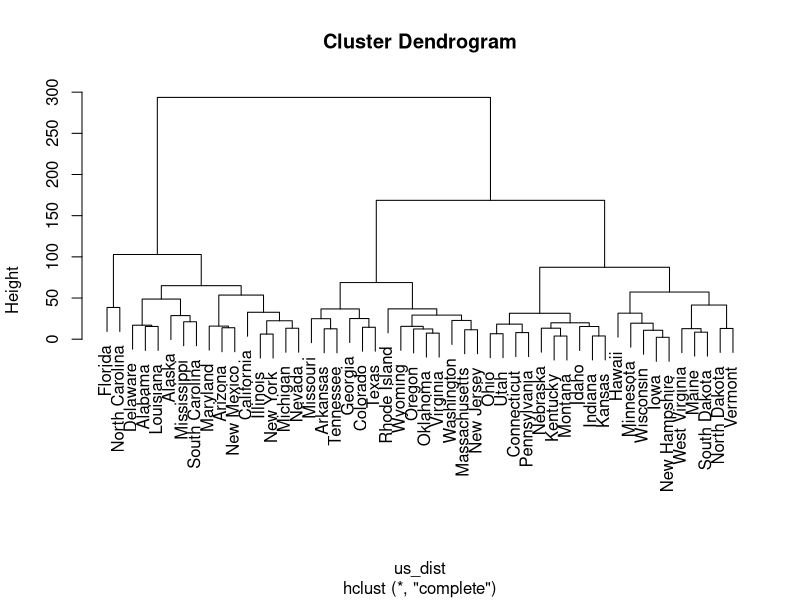
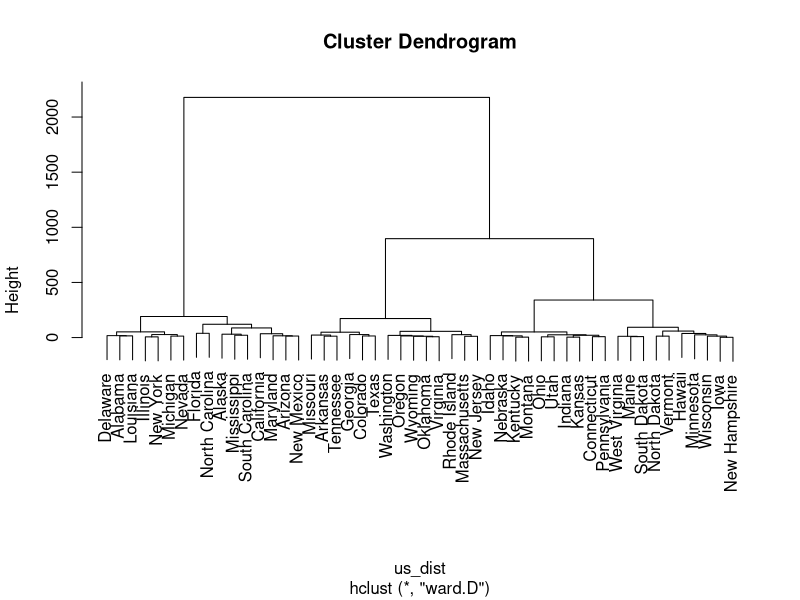
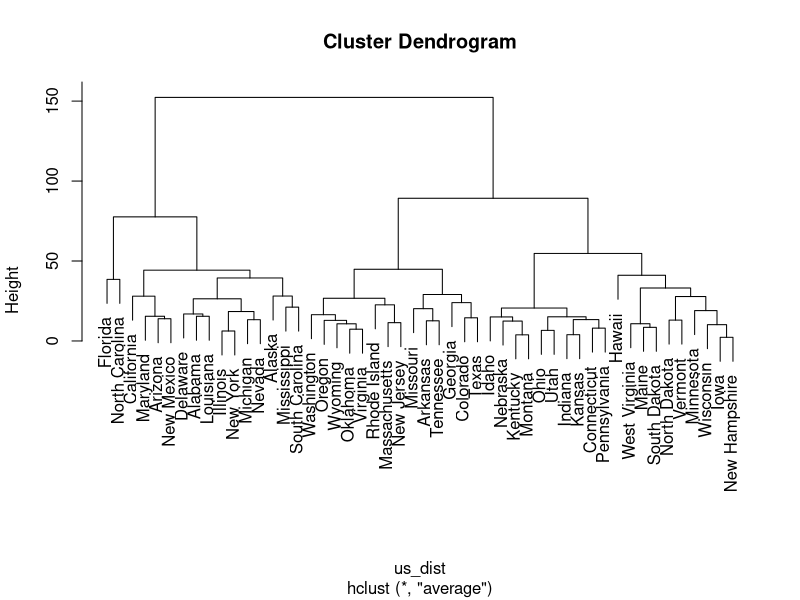
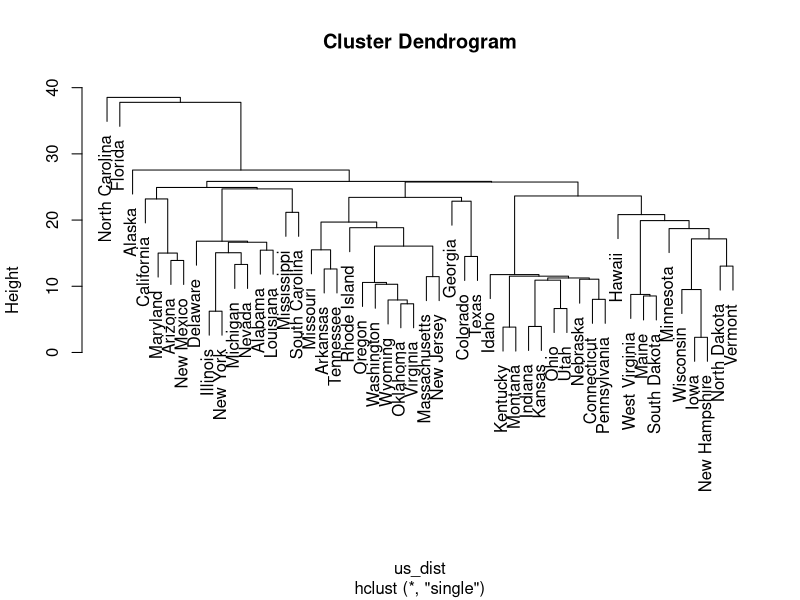
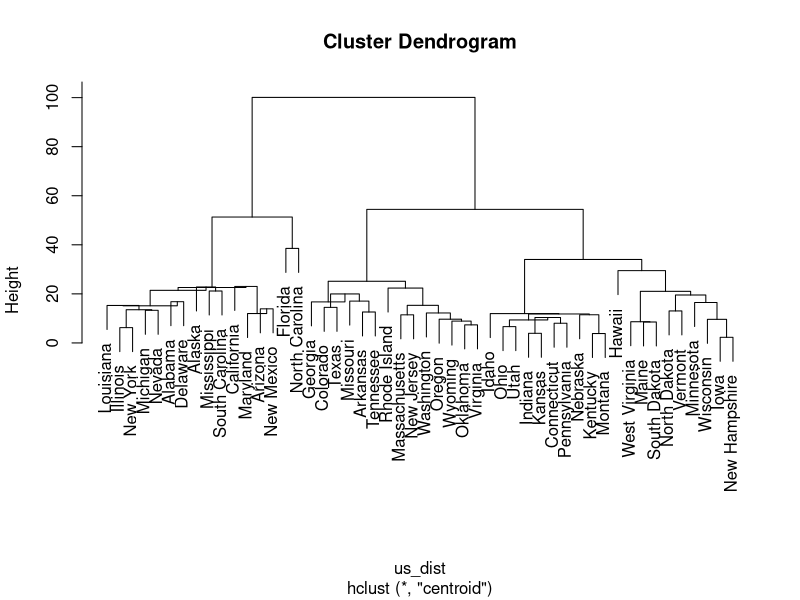

Source code (R) for these figures, in order:
## ---- chunk 1
knitr::opts_chunk$set(echo = TRUE, 
                      warning = FALSE, 
                      message = FALSE, 
                      fig.align = "center")
options(scipen = 99)
## ---- chunk 2
library(dplyr)
USArrests
## ---- chunk 3
us_dist <- dist(USArrests) # mencari distance
clust_complete <- hclust(us_dist, method = "complete")
clust_ward <- hclust(us_dist, method = "ward.D")
clust_average <- hclust(us_dist, method = "average")
clust_single <- hclust(us_dist, method = "single")
clust_centroid <- hclust(us_dist, method = "centroid")
## ---- chunk 4
plot(clust_complete)
plot(clust_ward)
plot(clust_average)
plot(clust_single)
plot(clust_centroid)
